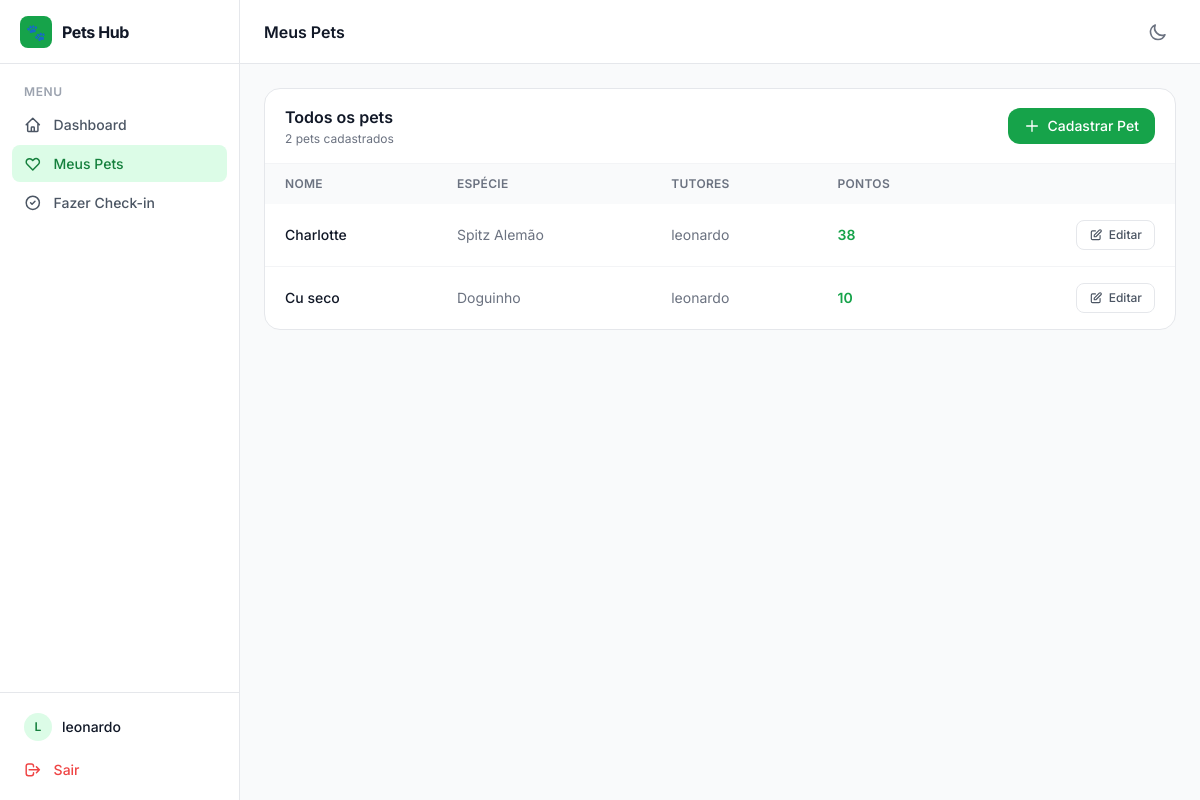
The page /pets/ (signed in) on the database its author committed.
### core/models.py (models this page shows, shortened)
class Pet(models.Model):
    name = models.CharField(max_length=120)
    species = models.CharField(max_length=80, blank=True)
    birth_date = models.DateField(blank=True, null=True)
    owners = models.ManyToManyField(settings.AUTH_USER_MODEL, related_name='pets')
    created_at = models.DateTimeField(default=timezone.now)
    class Meta:
        ordering = ['name']
    def total_points(self):
        return self.checkins.aggregate(total=Sum('points'))['total'] or 0

### core/views.py (the view)
# urls.py: path('pets/', views.pet_list_view, name='pet_list'),
@login_required
def pet_list_view(request):
    pets = request.user.pets.prefetch_related('owners').all()
    return render(request, 'core/pet_list.html', {'pets': pets})

### core/templates/core/pet_list.html (shortened to what this page needs)
{% extends 'core/base.html' %}
{% block page_title %}Meus Pets{% endblock %}
{% block content %}
<div class="bg-white dark:bg-gray-900 rounded-2xl border border-gray-200 dark:border-gray-800 overflow-hidden">
  <div class="flex items-center justify-between px-5 py-4 border-b border-gray-100 dark:border-gray-800">
    <div>
      <h2 class="font-semibold text-gray-900 dark:text-white">Todos os pets</h2>
      <p class="text-xs text-gray-500 dark:text-gray-400 mt-0.5">{{ pets|length }} pet{{ pets|length|pluralize:",s" }} cadastrado{{ pets|length|pluralize:",s" }}</p>
    </div>
    <a href="{% url 'pet_create' %}"
       class="inline-flex items-center gap-2 bg-brand-600 hover:bg-brand-700 text-white text-sm font-medium px-4 py-2 rounded-xl transition-colors">
      <svg class="w-4 h-4" fill="none" stroke="currentColor" viewBox="0 0 24 24">
        <path stroke-linecap="round" stroke-linejoin="round" stroke-width="2" d="M12 4v16m8-8H4"/>
      </svg>
      Cadastrar Pet
    </a>
  </div>
  {% if pets %}
  <div class="overflow-x-auto">
    <table class="w-full text-sm">
      <thead>
        <tr class="bg-gray-50 dark:bg-gray-800/50">
          <th class="text-left px-5 py-3 text-xs font-semibold text-gray-500 dark:text-gray-400 uppercase tracking-wide">Nome</th>
          <th class="text-left px-5 py-3 text-xs font-semibold text-gray-500 dark:text-gray-400 uppercase tracking-wide">Espécie</th>
          <th class="text-left px-5 py-3 text-xs font-semibold text-gray-500 dark:text-gray-400 uppercase tracking-wide">Tutores</th>
          <th class="text-left px-5 py-3 text-xs font-semibold text-gray-500 dark:text-gray-400 uppercase tracking-wide">Pontos</th>
          <th class="px-5 py-3"></th>
        </tr>
      </thead>
      <tbody class="divide-y divide-gray-100 dark:divide-gray-800">
        {% for pet in pets %}
        <tr class="hover:bg-gray-50 dark:hover:bg-gray-800/40 transition-colors">
          <td class="px-5 py-4">
            <a href="{% url 'pet_detail' pk=pet.pk %}"
               class="font-medium text-gray-900 dark:text-white hover:text-brand-600 dark:hover:text-brand-400 transition-colors">
              {{ pet.name }}
            </a>
          </td>
          <td class="px-5 py-4 text-gray-500 dark:text-gray-400">{{ pet.species|default:'—' }}</td>
          <td class="px-5 py-4 text-gray-500 dark:text-gray-400">{{ pet.owners.all|join:', ' }}</td>
          <td class="px-5 py-4">
            <span class="font-semibold text-brand-600 dark:text-brand-400">{{ pet.total_points }}</span>
          </td>
          <td class="px-5 py-4 text-right">
            <a href="{% url 'pet_update' pk=pet.pk %}"
               class="inline-flex items-center gap-1.5 text-xs font-medium text-gray-600 dark:text-gray-400 hover:text-gray-900 dark:hover:text-white border border-gray-200 dark:border-gray-700 hover:border-gray-300 dark:hover:border-gray-600 px-3 py-1.5 rounded-lg transition-colors">
              <svg class="w-3.5 h-3.5" fill="none" stroke="currentColor" viewBox="0 0 24 24">
                <path stroke-linecap="round" stroke-linejoin="round" stroke-width="2" d="M11 5H6a2 2 0 00-2 2v11a2 2 0 002 2h11a2 2 0 002-2v-5m-1.414-9.414a2 2 0 112.828 2.828L11.828 15H9v-2.828l8.586-8.586z"/>
              </svg>
              Editar
            </a>
          </td>
        </tr>
        {% endfor %}
      </tbody>
    </table>
  </div>
  {% endif %}
</div>
{% endblock %}

### core/templates/core/base.html (shortened to what this page needs)
{% load static %}
<!DOCTYPE html>
<html lang="pt-br" class="h-full">
<head>
  <script src="https://cdn.tailwindcss.com"></script>
</head>
<body class="h-full bg-gray-50 dark:bg-gray-950 font-sans antialiased" id="app-body">
  <div class="flex h-full min-h-screen">
    <aside id="sidebar"
      class="fixed inset-y-0 left-0 z-30 w-60 flex flex-col bg-white dark:bg-gray-900 border-r border-gray-200 dark:border-gray-800
             transform -translate-x-full transition-transform duration-300 ease-in-out
             lg:relative lg:translate-x-0 lg:flex shrink-0">
      <div class="flex items-center gap-2.5 px-5 h-16 border-b border-gray-200 dark:border-gray-800 shrink-0">
        <div class="w-8 h-8 rounded-lg bg-brand-600 flex items-center justify-center text-base shrink-0">🐾</div>
        <a href="{% url 'dashboard' %}" class="text-gray-900 dark:text-white font-bold text-base tracking-tight">Pets Hub</a>
      </div>
      <nav class="flex-1 px-3 py-3 space-y-0.5 overflow-y-auto">
        {% if user.is_authenticated %}
          <p class="px-3 pt-2 pb-1 text-xs font-semibold text-gray-400 dark:text-gray-500 uppercase tracking-wider">Menu</p>
          <a href="{% url 'dashboard' %}"
             class="sidebar-link {% if request.resolver_match.url_name == 'dashboard' %}active{% endif %}">
            Dashboard
          </a>
          <a href="{% url 'pet_list' %}"
             class="sidebar-link {% if request.resolver_match.url_name == 'pet_list' %}active{% endif %}">
            <svg style="width:1.1rem;height:1.1rem" class="shrink-0" fill="none" stroke="currentColor" viewBox="0 0 24 24">
              <path stroke-linecap="round" stroke-linejoin="round" stroke-width="2"
                d="M4.318 6.318a4.5 4.5 0 000 6.364L12 20.364l7.682-7.682a4.5 4.5 0 00-6.364-6.364L12 7.636l-1.318-1.318a4.5 4.5 0 00-6.364 0z"/>
            </svg>
            Meus Pets
          </a>
          <a href="{% url 'checkin_select_pet' %}"
             class="sidebar-link {% if request.resolver_match.url_name == 'checkin_select_pet' %}active{% endif %}">
            <svg style="width:1.1rem;height:1.1rem" class="shrink-0" fill="none" stroke="currentColor" viewBox="0 0 24 24">
              <path stroke-linecap="round" stroke-linejoin="round" stroke-width="2"
                d="M9 12l2 2 4-4m6 2a9 9 0 11-18 0 9 9 0 0118 0z"/>
            </svg>
            Fazer Check-in
          </a>
        {% endif %}
      </nav>
      {% if user.is_authenticated %}
      <div class="px-3 py-3 border-t border-gray-200 dark:border-gray-800">
        <div class="flex items-center gap-2.5 px-3 py-2 rounded-lg mb-0.5">
          <div class="w-7 h-7 rounded-full bg-brand-100 dark:bg-brand-900/50 flex items-center justify-center text-brand-700 dark:text-brand-300 font-semibold text-xs shrink-0">
            {{ user.username|first|upper }}
          </div>
          <div class="flex-1 min-w-0">
            <p class="text-gray-900 dark:text-white text-sm font-medium truncate">{{ user.username }}</p>
          </div>
        </div>
        <a href="{% url 'logout' %}"
           style="color:#ef4444"
           class="sidebar-link hover:bg-red-50 dark:hover:bg-red-900/20">
          <svg style="width:1.1rem;height:1.1rem;color:inherit" class="shrink-0" fill="none" stroke="currentColor" viewBox="0 0 24 24">
            <path stroke-linecap="round" stroke-linejoin="round" stroke-width="2"
              d="M17 16l4-4m0 0l-4-4m4 4H7m6 4v1a3 3 0 01-3 3H6a3 3 0 01-3-3V7a3 3 0 013-3h4a3 3 0 013 3v1"/>
          </svg>
          Sair
        </a>
      </div>
      {% endif %}
    </aside>
    <div class="flex-1 flex flex-col min-w-0 overflow-hidden">
      <header class="sticky top-0 z-10 bg-white dark:bg-gray-900 border-b border-gray-200 dark:border-gray-800 px-4 lg:px-6 h-16 flex items-center gap-4 shrink-0">
        <div class="flex-1">
          <h1 class="text-gray-900 dark:text-white font-semibold text-base">{% block page_title %}{% endblock %}</h1>
        </div>
        <button id="theme-toggle" onclick="toggleTheme()"
          class="p-2 rounded-lg text-gray-500 dark:text-gray-400 hover:bg-gray-100 dark:hover:bg-gray-800 transition-colors"
          aria-label="Alternar modo escuro">
          <svg id="icon-moon" class="w-5 h-5 dark:hidden" fill="none" stroke="currentColor" viewBox="0 0 24 24">
            <path stroke-linecap="round" stroke-linejoin="round" stroke-width="2"
              d="M20.354 15.354A9 9 0 018.646 3.646 9.003 9.003 0 0012 21a9.003 9.003 0 008.354-5.646z"/>
          </svg>
        </button>
      </header>
      <main class="flex-1 overflow-y-auto p-4 lg:p-6">
        {% block content %}{% endblock %}
      </main>
    </div>
  </div>
</body>
</html>

### core/templates/core/base.html (style rules this page uses)
.sidebar-link { display: flex; align-items: center; gap: 0.75rem; padding: 0.5rem 0.75rem; border-radius: 0.5rem; font-size: 0.875rem; font-weight: 500; transition: background 0.15s, color 0.15s; color: #4b5563; }
.sidebar-link.active { background: #dcfce7; color: #15803d; }

### rows shown on the page
Pet: name "Charlotte", species "Spitz Alemão", owners.all "leonardo", total_points "38"
Pet: name "Cu seco", species "Doguinho", owners.all "leonardo", total_points "10"

### other values the page prints
{{ user.username|first|upper }} "L"
{{ user.username }} "leonardo"
{{ pets|length }} "2"
